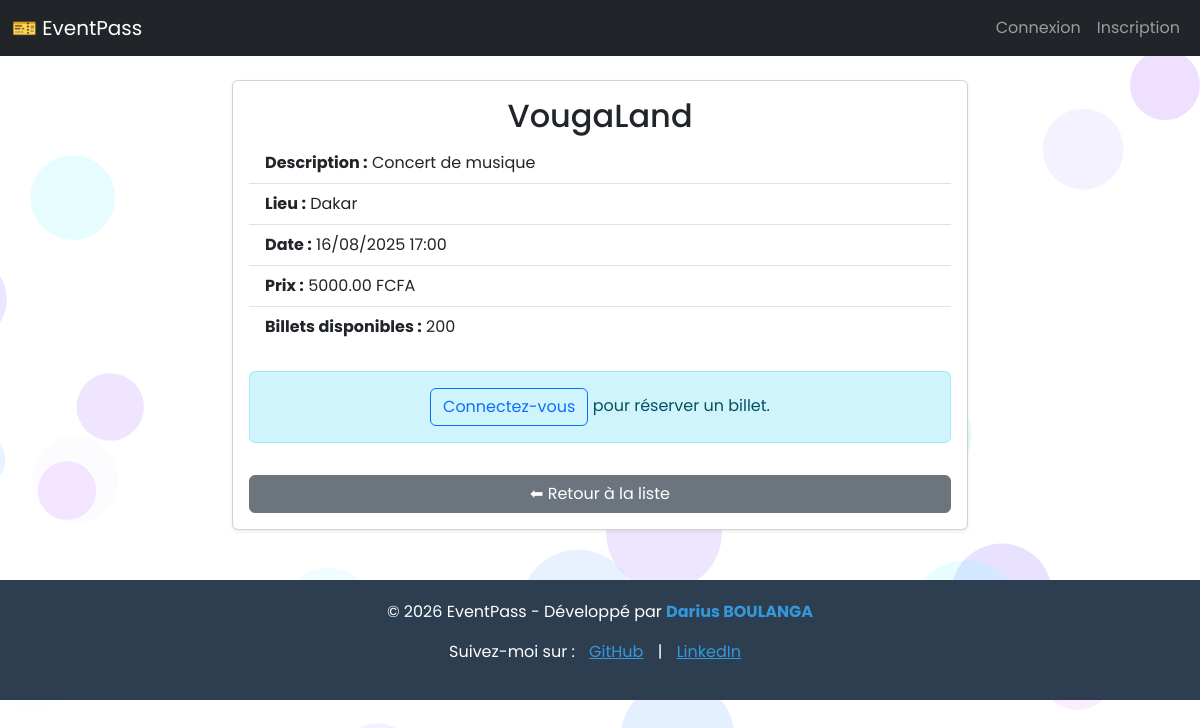
The app's page /5/ with its own data.
### events/models.py (models this page shows, shortened)
class Event(models.Model):
    organizer = models.ForeignKey(settings.AUTH_USER_MODEL, on_delete=models.CASCADE)
    title = models.CharField(max_length=255)
    description = models.TextField()
    image = models.ImageField(upload_to='event_images/', null=True, blank=True)
    location = models.CharField(max_length=255)
    date = models.DateTimeField()
    ticket_price = models.DecimalField(max_digits=8, decimal_places=2)
    total_tickets = models.PositiveIntegerField()
    created_at = models.DateTimeField(auto_now_add=True)

### events/views.py (the view)
# urls.py: path('<int:event_id>/', views.event_detail, name='event_detail'),
def event_detail(request, event_id):
    event = get_object_or_404(Event, id=event_id)
    return render(request, 'events/event_detail.html', {'event': event})

### templates/events/event_detail.html (shortened to what this page needs)
{% extends 'base.html' %}
{% block content %}
<div class="row justify-content-center">
  <div class="col-md-10 col-lg-8">
    <div class="card shadow-sm">
      <div class="card-body">
        <h2 class="card-title text-center">{{ event.title }}</h2>
        <ul class="list-group list-group-flush mb-4">
          <li class="list-group-item"><strong>Description :</strong> {{ event.description }}</li>
          <li class="list-group-item"><strong>Lieu :</strong> {{ event.location }}</li>
          <li class="list-group-item"><strong>Date :</strong> {{ event.date|date:"d/m/Y H:i" }}</li>
          <li class="list-group-item"><strong>Prix :</strong> {{ event.ticket_price }} FCFA</li>
          <li class="list-group-item"><strong>Billets disponibles :</strong> {{ event.total_tickets }}</li>
        </ul>
        {% if user.is_authenticated %}
          <a href="{% url 'reserve_ticket' event.id %}" class="btn btn-success w-100">🎟 Réserver un billet</a>
        {% else %}
          <div class="alert alert-info text-center">
            <a href="{% url 'login' %}" class="btn btn-outline-primary">Connectez-vous</a> pour réserver un billet.
          </div>
        {% endif %}
        <a href="{% url 'event_list' %}" class="btn btn-secondary w-100 mt-3">⬅ Retour à la liste</a>
      </div>
    </div>
  </div>
</div>
{% endblock %}

### static/css/style.css (style rules this page uses)
body, html { height: auto; margin: 0; font-family: 'Poppins', sans-serif; overflow: hidden; overflow-y: auto; }

### records on screen
Event: title "VougaLand", description "Concert de musique", location "Dakar", date "16/08/2025 17:00", ticket_price "5000.00", total_tickets "200"
